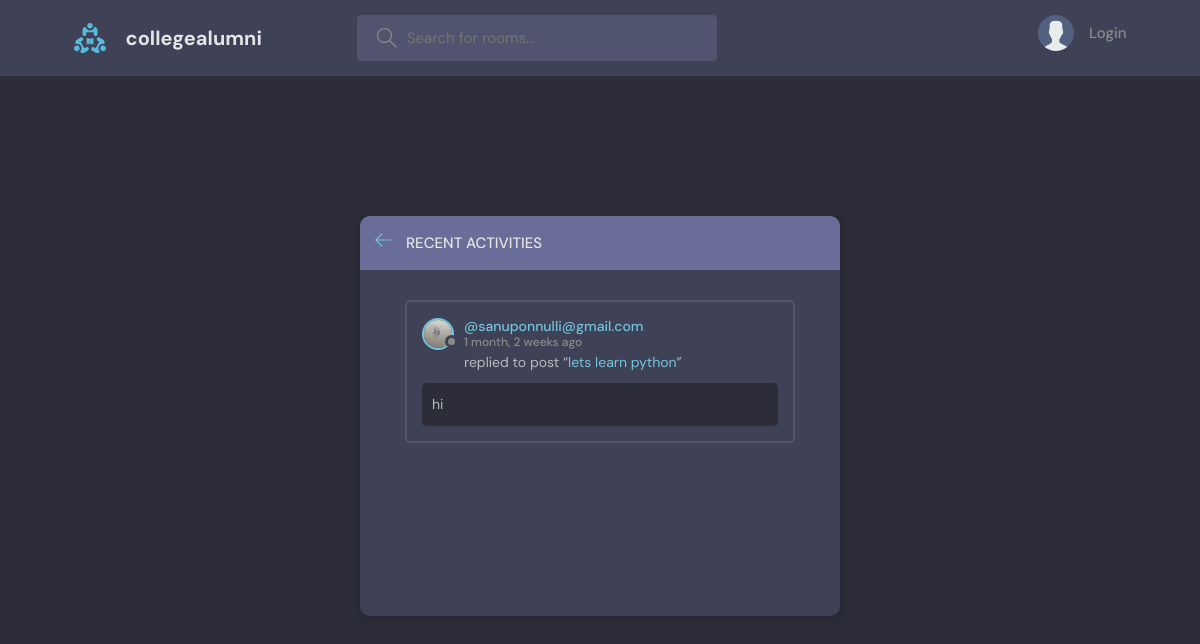
Before: /activity with the older database file.
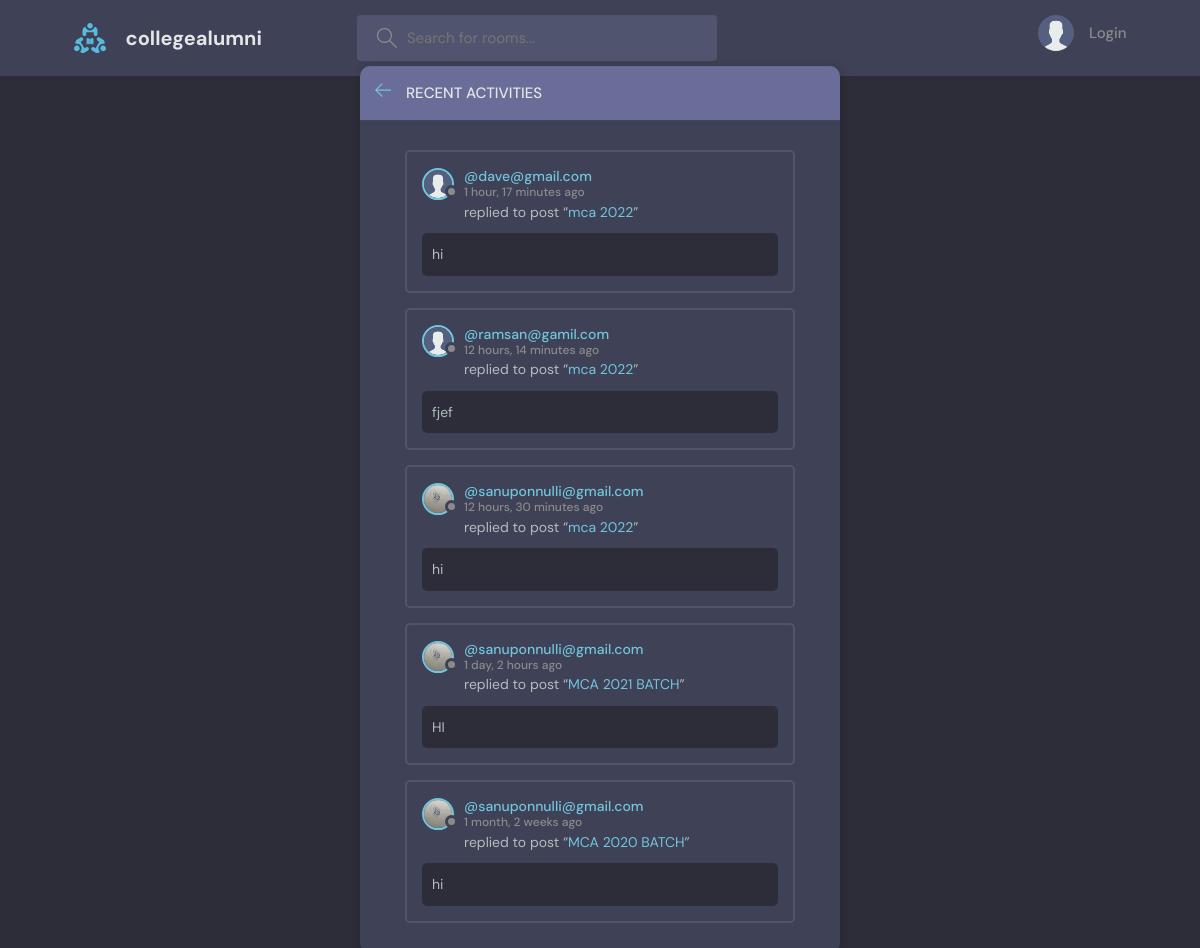
After: the same page with the newer database file.
### base/models.py (models this page shows, shortened)
class Message(models.Model):
    user=models.ForeignKey(User,on_delete=models.CASCADE)
    room=models.ForeignKey(Room,on_delete=models.CASCADE)
    body=models.TextField()
    updated=models.DateTimeField(auto_now=True)
    created=models.DateTimeField(auto_now_add=True)
    class Meta:
        ordering=['-updated','-created']

class User(AbstractUser):
    name = models.CharField(max_length=200,null=True)
    email= models.EmailField(null=True,unique=True)
    bio=models.TextField(null=True)
    avatar=models.ImageField(null=True, default='avatar.svg')
    USERNAME_FIELD='email'
    REQUIRED_FIELDS=[]

class Room(models.Model):
    host=models.ForeignKey(User,on_delete=models.SET_NULL,null=True)
    topic=models.ForeignKey(Topic,on_delete=models.SET_NULL,null=True)
    name=models.CharField(max_length=200)
    description=models.TextField(null=True,blank=True)
    participants=models.ManyToManyField(User,related_name='participants',blank=True)
    updated=models.DateTimeField(auto_now=True)
    created=models.DateTimeField(auto_now_add=True)
    def __str__(self):
        return self.name
    class Meta:
        ordering=['-updated','-created']

### base/views.py (the view)
# urls.py: path('activity',views.activityPage,name="activity"),
def activityPage(request):
    room_messages=Message.objects.all()
    return render(request,'base/activity.html',{'room_messages':room_messages})

### base/templates/base/activity.html (shortened to what this page needs)
    {% extends 'main.html'%}
    {%block content%}
    <main class="layout">
      <div class="container">
        <div class="layout__box">
          <div class="layout__boxHeader">
            <div class="layout__boxTitle">
              <a href="{% url 'home'%}">
                <svg version="1.1" xmlns="http://www.w3.org/2000/svg" width="32" height="32" viewBox="0 0 32 32">
                  <title>arrow-left</title>
                  <path
                    d="M13.723 2.286l-13.723 13.714 13.719 13.714 1.616-1.611-10.96-10.96h27.625v-2.286h-27.625l10.965-10.965-1.616-1.607z"
                  ></path>
                </svg>
              </a>
              <h3>Recent Activities</h3>
            </div>
          </div>
          <div class="activities-page layout__body">
              {% for message in room_messages%}
              <div class="activities__box">
                <div class="activities__boxHeader roomListRoom__header">
                  <a href="{%url 'user-Profile' message.user.id%}" class="roomListRoom__author">
                    <div class="avatar avatar--small">
                      <img src={{message.user.avatar.url}} />
                    </div>
                    <p>
                        @{{message.user}}
                      <span>{{message.created|timesince}} ago</span>
                    </p>
                  </a>
                </div>
                <div class="activities__boxContent">
                  <p>replied to post “<a href="{%url 'room' message.room.id%}">
                    {{message.room}}</a>”</p>
                  <div class="activities__boxRoomContent">
                    {{message.body}}
                  </div>
                </div>
              </div>
              {%endfor%}
          </div>
        </div>
      </div>
    </main>
    {%endblock content%}

Changed rows visible on the page:
added Message: user.avatar (placeholder picture), user "dave@gmail.com", created "1 hour, 17 minutes", room "mca 2022", body "hi"
added Message: user.avatar (placeholder picture), user "ramsan@gamil.com", created "12 hours, 14 minutes", room "mca 2022", body "fjef"
added Message: user.avatar (picture), user "sanuponnulli@gmail.com", created "12 hours, 30 minutes", room "mca 2022", body "hi"
added Message: user.avatar (picture), user "sanuponnulli@gmail.com", created "1 day, 2 hours", room "MCA 2021 BATCH", body "HI"
changed through a linked row, Message: room "lets learn python" → "MCA 2020 BATCH"
